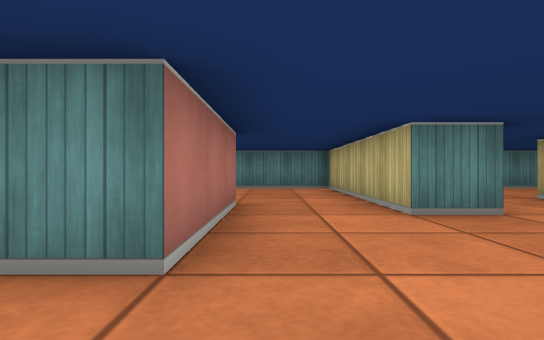
[1] (above)

24 first-person views from a walk through a cub3D maze. The camera is about half as high as the walls, looks level and sees 80° across. The floor is counted in squares. Each view is taken from the middle of a square. On the plan, view 1 faces up. The plan holds only what a view shows up to about 9 squares ahead; the rest is blank.

[2]
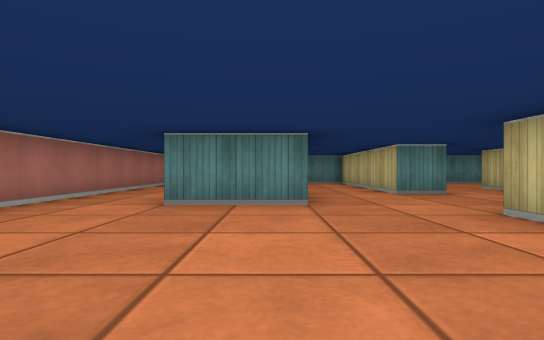

[3]
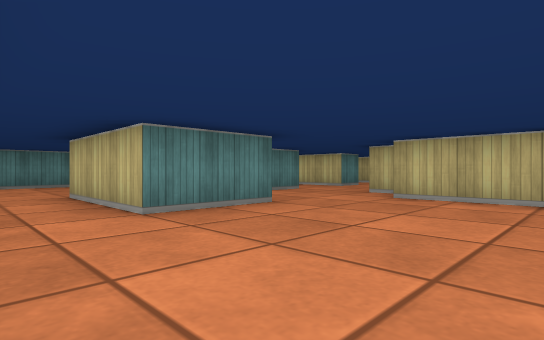

[4]
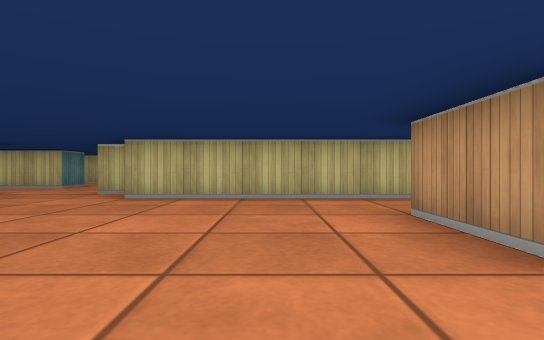

[5]
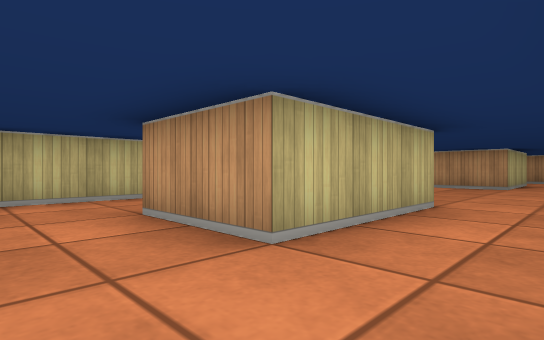

[6]
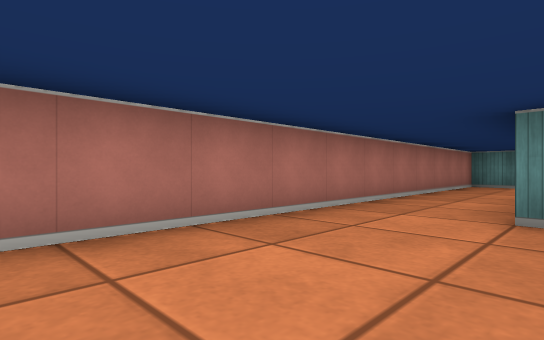

[7]
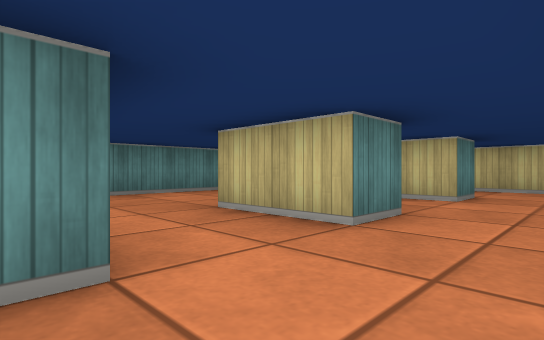

[8]
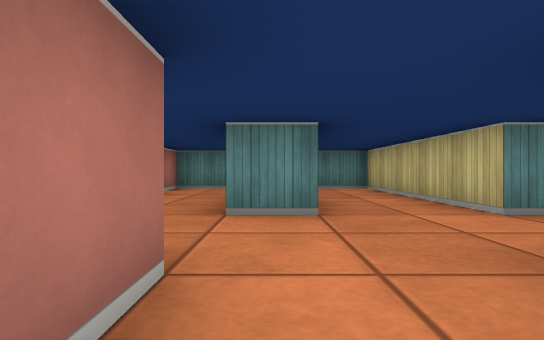

[9]
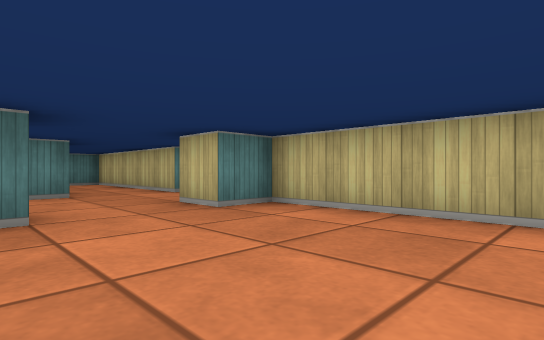

[10]
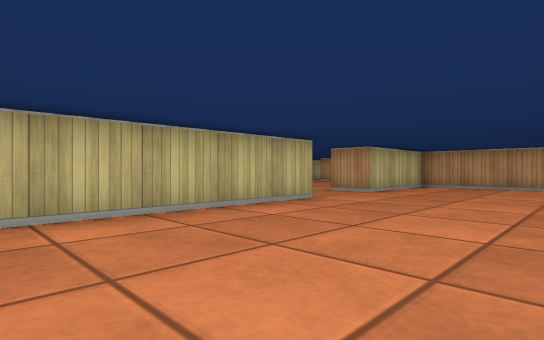

[11]
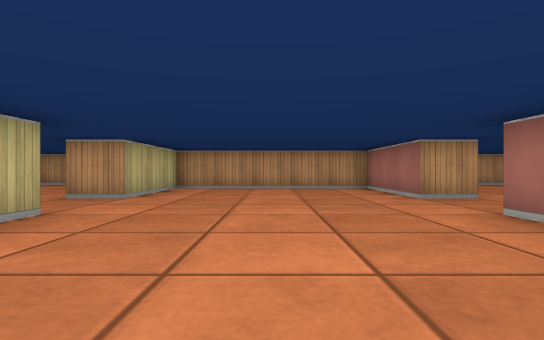

[12]
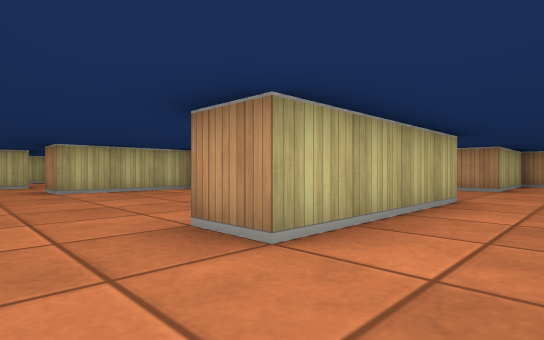

[13]
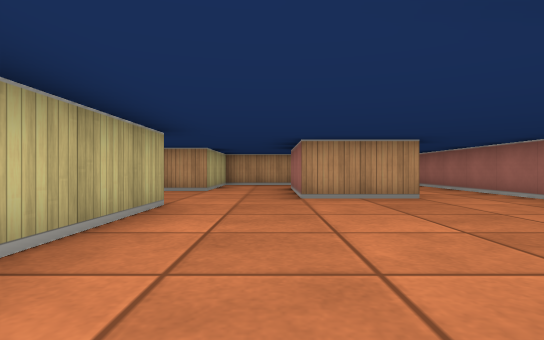

[14]
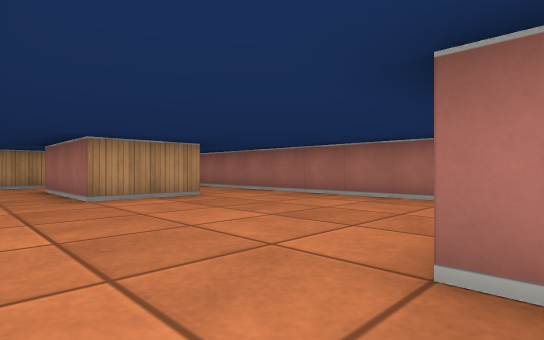

[15]
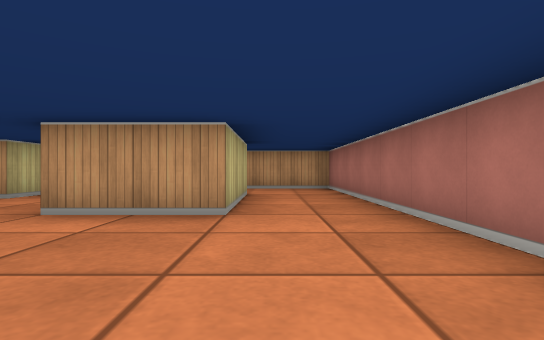

[16]
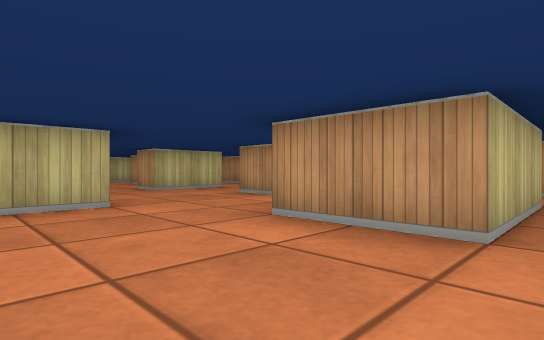

[17]
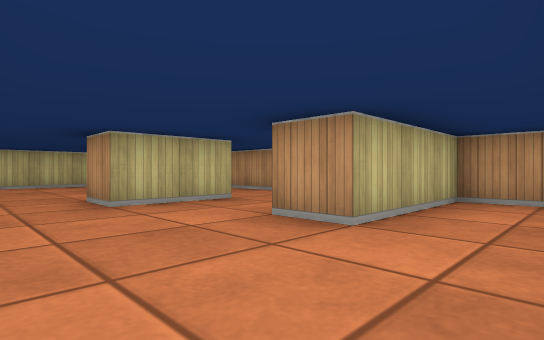

[18]
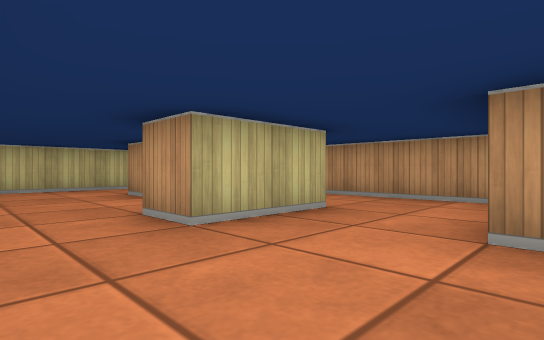

[19]
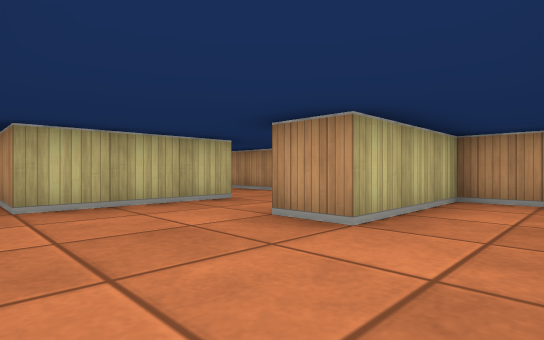

[20]
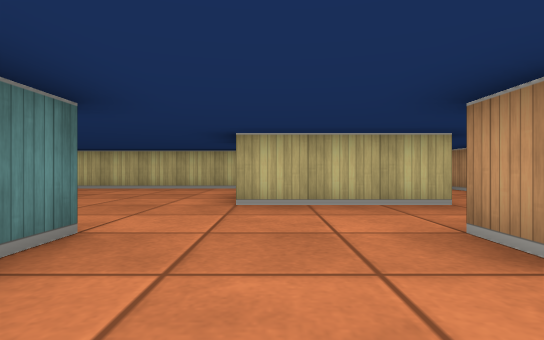

[21]
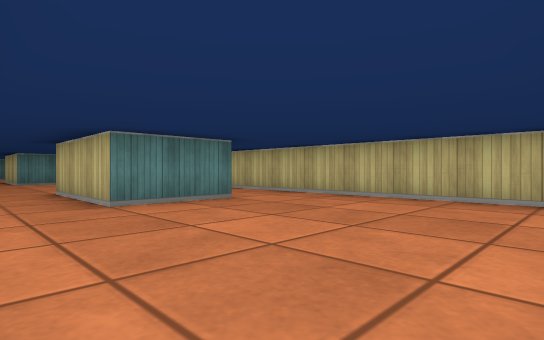

[22]
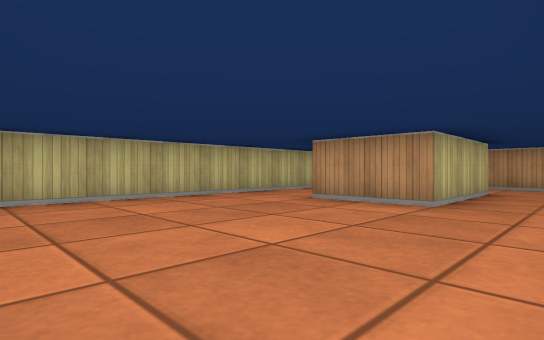

[23]
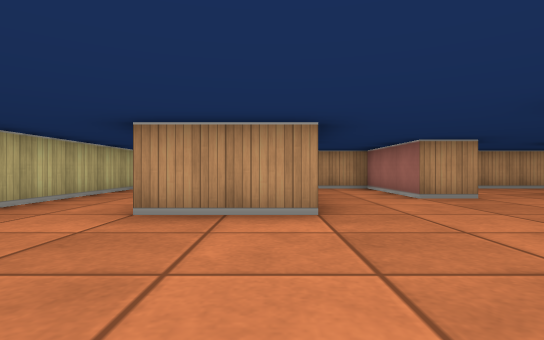

[24]
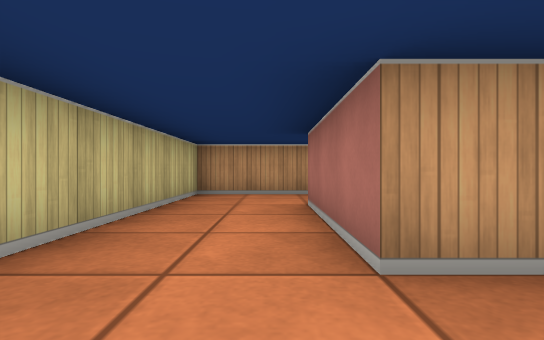

### Floor plan
Points are (right, up) in squares from view 1. A wall is a line through its corners. A room is listed if a view was taken in it or the views show most of it. See-through windows are left out.
Room 1 (views 1, 2, 3, 4, 5, 6, 7)
walls: (2.5, 0.9) (2.5, 1.5); (-0.5, 3.5) (-0.5, 1.5) (-2.5, 1.5) (-2.5, 4.5); (2.5, 3.5) (1.5, 3.5); (4.5, 1.5) (4.5, 0.5); (1.5, -3.4) (1.5, 0.5); (5.6, 3.5) (4.5, 3.5) (4.5, 5.5); (6.5, 0.5) (6.5, 1.5); (-2.5, -3.5) (-0.5, -3.5); (-4.5, 5.5) (-4.5, -1.9); (8.5, 3.5) (7.5, 3.5) (7.5, 5.5)
ways out: opening at (5.5, 1) to room 2; opening at (-3.5, -3.5) to room 3; opening at (0.5, -4) to room 3; opening at (-3.5, 5.5) to room 5; opening at (0.5, 4) to room 5; opening at (3.5, 4.5) to room 6; opening at (6.5, 4.5) to room 6; opening at (8, 2.5)
Room 2 (views 8, 9, 10, 11)
walls: (7.5, -4.5) (7.5, 0.5) (6.5, 0.5); (2.5, -3.9) (2.5, -4.5); (2.5, -6.5) (2.5, -9.5) (7.5, -9.5) (7.5, -6.5) (8.5, -6.5)
ways out: opening at (5.5, 1) to room 1; opening at (2, -5.5) to room 3; opening at (8, -5.5) to room 4
Room 3 (views 12, 13, 14, 15, 16, 17, 18)
walls: (1.5, -10.6) (1.5, -6.5) (2.5, -6.5); (-2.5, -6.5) (-2.5, -3.5); (-4.5, -7.8) (-4.5, -16.5) (-0.5, -16.5); (-2.5, -14.5) (-2.5, -11.5) (-0.5, -11.5) (-0.5, -14.5); (1.5, -14.5) (1.5, -13.5) (2.5, -13.5); (1.5, -4.4) (1.5, -3.4); (4.5, -14.5) (4.5, -12.5) (5.5, -12.5)
ways out: opening at (-3.5, -3.5) to room 1; opening at (0.5, -4) to room 1; opening at (2, -5.5) to room 2; opening at (5, -11.5) to room 4; opening at (3.5, -14) to room 8; opening at (-1.5, -15.5) to room 10; opening at (0.5, -14) to room 10
Room 4 (views 19, 20, 21, 22, 23, 24)
walls: (8.5, -10.5) (7.8, -10.5); (10.5, -13.5) (10.5, -11.5) (12.5, -11.5) (12.5, -14.5); (12.5, -6.5) (10.5, -6.5) (10.5, -3.5); (7.5, -13.5) (8.5, -13.5); (12.5, -16.5) (14.5, -16.5) (14.5, -3.9)
ways out: opening at (8, -5.5) to room 2; opening at (5, -11.5) to room 3; opening at (9.5, -14) to room 7; opening at (11.5, -15.5) to room 7; opening at (6.5, -14) to room 9; opening at (9.5, -4)
Room 5 (no view inside)
walls: (-0.5, 4.5) (-0.5, 3.5); (1.5, 3.5) (1.5, 8.5) (-4.5, 8.5) (-4.5, 5.5)
ways out: opening at (-3.5, 5.5) to room 1; opening at (0.5, 4) to room 1
Room 6 (no view inside)
walls: (7.5, 5.5) (7.5, 8.5) (2.5, 8.5) (2.5, 7.5)
ways out: opening at (3.5, 4.5) to room 1; opening at (6.5, 4.5) to room 1
Room 7 (no view inside)
walls: (10.5, -14.5) (10.5, -13.5); (8.5, -13.5) (8.5, -16.5) (12.5, -16.5)
ways out: opening at (9.5, -14) to room 4; opening at (11.5, -15.5) to room 4
Room 8 (no view inside)
walls: (3, -16.5) (5.5, -16.5)
ways out: opening at (3.5, -14) to room 3; opening at (5, -15.5) to room 9
Room 9 (no view inside)
walls: (5.5, -16.5) (7.5, -16.5) (7.5, -13.5)
ways out: opening at (6.5, -14) to room 4; opening at (5, -15.5) to room 8
Room 10 (no view inside)
walls: (-0.5, -16.5) (1.5, -16.5) (1.5, -14.5)
ways out: opening at (-1.5, -15.5) to room 3; opening at (0.5, -14) to room 3

Positions as (right, up) in squares from view 1, and headings:
1: (0, 0), facing up
2: (-1, -3), facing up
3: (-4, -2), facing up-right
4: (-4, -2), facing right
5: (-4, -2), facing down-right
6: (-2, -2), facing up-left
7: (2, 2), facing up-right
8: (5, 0), facing up
9: (4, -3), facing up-right
10: (4, 0), facing down-right
11: (5, -1), facing down
12: (0, -5), facing down-right
13: (0, -6), facing down
14: (1, -6), facing down-left
15: (-3, -8), facing down
16: (-3, -9), facing down-right
17: (0, -11), facing down-right
18: (2, -11), facing down-right
19: (6, -11), facing down-right
20: (6, -12), facing right
21: (9, -11), facing up-right
22: (9, -7), facing down-right
23: (11, -8), facing down
24: (13, -10), facing down
